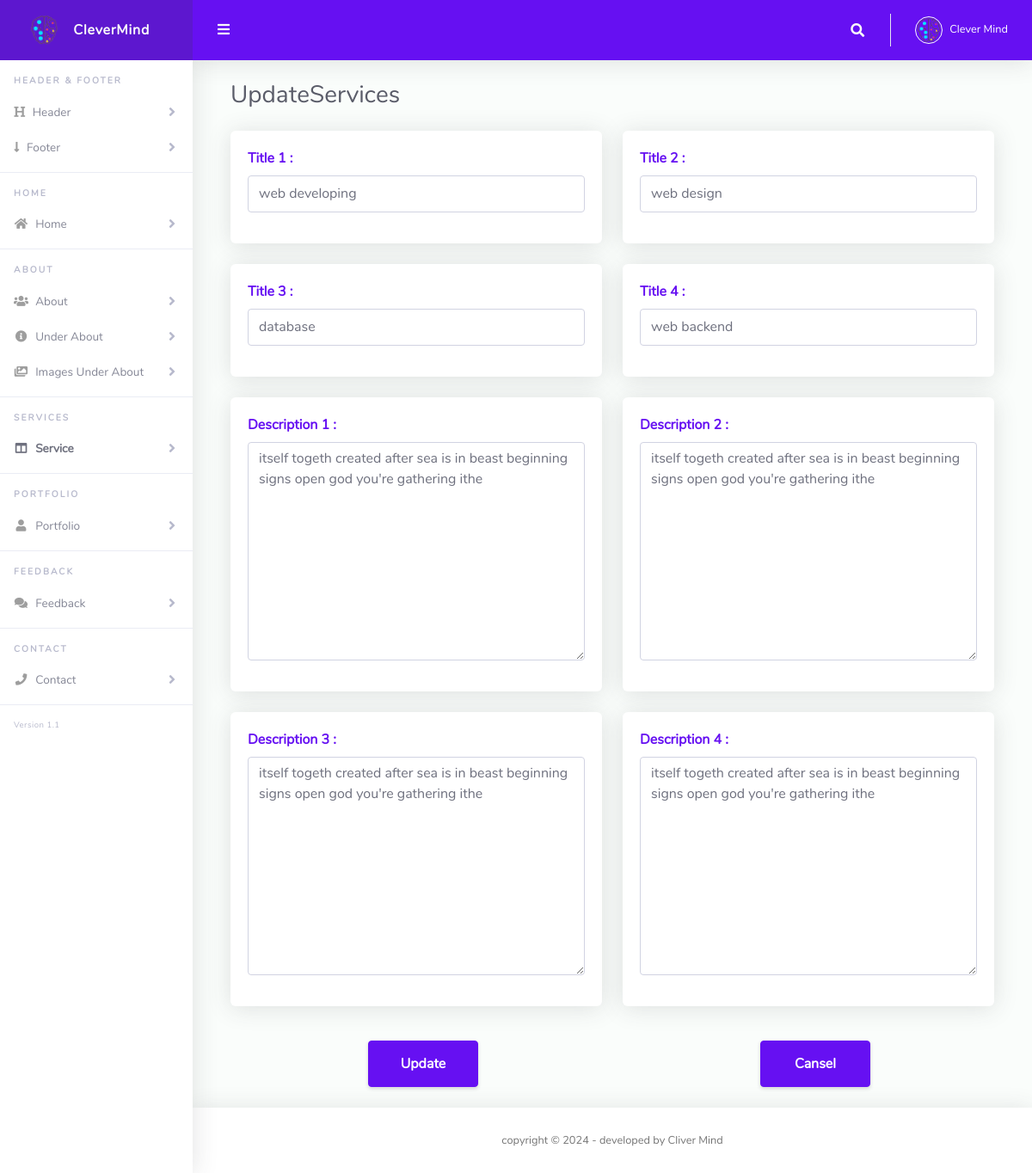
The app's page /Dashboard/Add_service.php?edit_service=1 with its own data.
### tables this page shows
CREATE TABLE `service` (
  `id_service` int(11) NOT NULL,
  `title_service1` varchar(200) NOT NULL,
  `description_service1` varchar(500) NOT NULL,
  `title_service2` varchar(200) NOT NULL,
  `description_service2` varchar(500) NOT NULL,
  `title_service3` varchar(200) NOT NULL,
  `description_service3` varchar(500) NOT NULL,
  `title_service4` varchar(200) NOT NULL,
  `description_service4` varchar(500) NOT NULL
);

### Dashboard/includes/functions.php (called while the page is built, shortened)
<?php
include "connection.php";
if(isset($_GET['edit_service'])){
   $id_service=$_GET['edit_service'];
   $update=true;
   $sql="SELECT * FROM `service` WHERE `id_service`='$id_service'";
   $query=mysqli_query($conn,$sql);
   while ($row=mysqli_fetch_assoc($query)) {
      $title_service1 = $row['title_service1'];
      $description_service1 = $row['description_service1'];
      $title_service2 = $row['title_service2'];
      $description_service2 = $row['description_service2'];
      $title_service3 = $row['title_service3'];
      $description_service3 = $row['description_service3'];
      $title_service4 = $row['title_service4'];
      $description_service4 = $row['description_service4'];
   }
}
?>

### Dashboard/Add_service.php (the view, shortened to what this page needs)
<?php
include "./includes/connection.php";
include "./includes/functions.php";
include "./includes/header.php";
?>
      <li class="nav-item">
        <a class="nav-link collapsed" href="#" data-toggle="collapse" data-target="#collapseHeader" aria-expanded="true"
          aria-controls="collapseHeader">
          <i class="fa fa-header"></i>
          <span>Header</span>
        </a>
      </li>
      <li class="nav-item">
        <a class="nav-link collapsed" href="#" data-toggle="collapse" data-target="#collapseFooter" aria-expanded="true"
          aria-controls="collapseFooter">
          <i class="fa fa-long-arrow-down"></i>
          <span>Footer</span>
        </a>
      </li>
      <hr class="sidebar-divider">
      <div class="sidebar-heading">
        Home
      </div>
      <li class="nav-item">
        <a class="nav-link collapsed" href="#" data-toggle="collapse" data-target="#collapseHome" aria-expanded="true"
          aria-controls="collapseHome">
          <i class="fas fa-fw fa-home"></i>
          <span>Home</span>
        </a>
      </li>
      <hr class="sidebar-divider">
      <div class="sidebar-heading">
        About
      </div>
      <li class="nav-item">
        <a class="nav-link collapsed" href="#" data-toggle="collapse" data-target="#collapseAbout" aria-expanded="true"
          aria-controls="collapseAbout">
          <i class="fas fa-fw fa-users"></i>
          <span>About</span>
        </a>
      </li>
      <li class="nav-item">
        <a class="nav-link collapsed" href="#" data-toggle="collapse" data-target="#collapseUnder" aria-expanded="true"
          aria-controls="collapseUnder">
          <i class="fas fa-fw fa-info-circle"></i>
          <span>Under About</span>
        </a>
      </li>
      <li class="nav-item">
        <a class="nav-link collapsed" href="#" data-toggle="collapse" data-target="#collapseImagesUnder" aria-expanded="true"
          aria-controls="collapseImagesUnder">
          <i class="fas fa-fw fa-images"></i>
          <span>Images Under About</span>
        </a>
      </li>
      <hr class="sidebar-divider">
      <div class="sidebar-heading">
        Services
      </div>
      <li class="nav-item active">
        <a class="nav-link collapsed" href="#" data-toggle="collapse" data-target="#collapseService" aria-expanded="true"
          aria-controls="collapseService">
          <i class="fas fa-fw fa-columns"></i>
          <span>Service</span>
        </a>
      </li>
      <hr class="sidebar-divider">
      <div class="sidebar-heading">
        Portfolio
      </div>
      <li class="nav-item">
        <a class="nav-link collapsed" href="#" data-toggle="collapse" data-target="#collapsePortfolio" aria-expanded="true"
          aria-controls="collapsePortfolio">
          <i class="fas fa-fw fa-user"></i>
          <span>Portfolio</span>
        </a>
      </li>
      <hr class="sidebar-divider">
      <div class="sidebar-heading">
        Feedback
      </div>
      <li class="nav-item">
        <a class="nav-link collapsed" href="#" data-toggle="collapse" data-target="#collapseFeedback" aria-expanded="true"
          aria-controls="collapseFeedback">
          <i class="fas fa-fw fa-comments"></i>
          <span>Feedback</span>
        </a>
      </li>
      <hr class="sidebar-divider">
      <div class="sidebar-heading">
        Contact
      </div>
      <li class="nav-item">
        <a class="nav-link collapsed" href="#" data-toggle="collapse" data-target="#collapseContact" aria-expanded="true"
          aria-controls="collapseContact">
          <i class="fas fa-fw fa-phone"></i>
          <span>Contact</span>
        </a>
      </li>
      <hr class="sidebar-divider">
      <div class="version" id="version-ruangadmin"></div>
    </ul>
    <div id="content-wrapper" class="d-flex flex-column">
      <div id="content">
        <?php include "./includes/navbar.php"; ?>
        <div class="container-fluid" id="container-wrapper">
          <form action="<?php echo $_SERVER['PHP_SELF'] ?>" method="POST" enctype="multipart/form-data">
            <div class="row m-2">
              <div class="col-xl-12 col-md-12">
                  <?php if($update==true || $edit==true): ?>
                      <h1 class="h3 text-gray-800 mb-3">UpdateServices</h1>
                  <?php else: ?>
                      <h1 class="h3 text-gray-800 mb-3">Add New Services</h1>
                  <?php endif; ?>
              </div>
            </div>
            <div class="row m-2">
              <div class="col-xl-6 col-lg-6 mb-4">
                <div class="card h-100">
                  <div class="card-body">
                    <div class="row align-items-center">
                      <div class="col">
                        <div class="form-group mb-0 pm-0">
                          <label class="text-primary font-weight-bold">Title 1 :</label>
                          <input type="text" name="title_service1" class="form-control" value="<?php echo htmlspecialchars($title_service1); ?>" placeholder="Enter Title ...">
                          <div class="text-danger pt-3"><?php echo $errors['title_service1'] ?></div>
                        </div>
                      </div>
                    </div>
                  </div>
                </div>
              </div>
              <div class="col-xl-6 col-lg-6 mb-4">
                <div class="card h-100">
                  <div class="card-body">
                    <div class="row align-items-center">
                      <div class="col">
                        <div class="form-group mb-0 pm-0">
                          <label class="text-primary font-weight-bold">Title 2 :</label>
                          <input type="text" name="title_service2" class="form-control" value="<?php echo htmlspecialchars($title_service2); ?>" placeholder="Enter Title ...">
                          <div class="text-danger pt-3"><?php echo $errors['title_service2'] ?></div>
                        </div>
                      </div>
                    </div>
                  </div>
                </div>
              </div>
              <div class="col-xl-6 col-lg-6 mb-4">
                <div class="card h-100">
                  <div class="card-body">
                    <div class="row align-items-center">
                      <div class="col">
                        <div class="form-group mb-0 pm-0">
                          <label class="text-primary font-weight-bold">Title 3 :</label>
                          <input type="text" name="title_service3" class="form-control" value="<?php echo htmlspecialchars($title_service3); ?>" placeholder="Enter Title ...">
                          <div class="text-danger pt-3"><?php echo $errors['title_service3'] ?></div>
                        </div>
                      </div>
                    </div>
                  </div>
                </div>
              </div>
              <div class="col-xl-6 col-lg-6 mb-4">
                <div class="card h-100">
                  <div class="card-body">
                    <div class="row align-items-center">
                      <div class="col">
                        <div class="form-group mb-0 pm-0">
                          <label class="text-primary font-weight-bold">Title 4 :</label>
                          <input type="text" name="title_service4" class="form-control" value="<?php echo htmlspecialchars($title_service4); ?>" placeholder="Enter Title ...">
                          <div class="text-danger pt-3"><?php echo $errors['title_service4'] ?></div>
                        </div>
                      </div>
                    </div>
                  </div>
                </div>
              </div>
              <div class="col-xl-6 col-lg-6 mb-4">
                <div class="card h-100">
                  <div class="card-body">
                    <div class="row align-items-center">
                      <div class="col">
                        <div class="form-group mb-0 pm-0">
                          <label class="text-primary font-weight-bold">Description 1 :</label>
                          <textarea class="form-control" name="description_service1" cols="30" rows="10" placeholder="Enter Description"><?php echo htmlspecialchars($description_service1); ?></textarea>
                          <div class="text-danger pt-3"><?php echo $errors['description_service1'] ?></div>
                        </div>
                      </div>
                    </div>
                  </div>
                </div>
              </div>
              <div class="col-xl-6 col-lg-6 mb-4">
                <div class="card h-100">
                  <div class="card-body">
                    <div class="row align-items-center">
                      <div class="col">
                        <div class="form-group mb-0 pm-0">
                          <label class="text-primary font-weight-bold">Description 2 :</label>
                          <textarea class="form-control" name="description_service2" cols="30" rows="10" placeholder="Enter Description"><?php echo htmlspecialchars($description_service2); ?></textarea>
                          <div class="text-danger pt-3"><?php echo $errors['description_service2'] ?></div>
                        </div>
                      </div>
                    </div>
                  </div>
                </div>
              </div>
              <div class="col-xl-6 col-lg-6 mb-4">
                <div class="card h-100">
                  <div class="card-body">
                    <div class="row align-items-center">
                      <div class="col">
                        <div class="form-group mb-0 pm-0">
                          <label class="text-primary font-weight-bold">Description 3 :</label>
                          <textarea class="form-control" name="description_service3" cols="30" rows="10" placeholder="Enter Description"><?php echo htmlspecialchars($description_service3); ?></textarea>
                          <div class="text-danger pt-3"><?php echo $errors['description_service3'] ?></div>
                        </div>
                      </div>
                    </div>
                  </div>
                </div>
              </div>
              <div class="col-xl-6 col-lg-6 mb-4">
                <div class="card h-100">
                  <div class="card-body">
                    <div class="row align-items-center">
                      <div class="col">
                        <div class="form-group mb-0 pm-0">
                          <label class="text-primary font-weight-bold">Description 4 :</label>
                          <textarea class="form-control" name="description_service4" cols="30" rows="10" placeholder="Enter Description"><?php echo htmlspecialchars($description_service4); ?></textarea>
                          <div class="text-danger pt-3"><?php echo $errors['description_service4'] ?></div>
                        </div>
                      </div>
                    </div>
                  </div>
                </div>
              </div>
            </div>
            <div class="row justify-content-around bs m-2">
              <div class="col-lg-2 col-xl-2">
                <?php if($update==true): ?>
                  <button name="update_service" class="btn btn-primary m-2 w-100 h-100 font-weight-bold">Update</button>
                <?php else: ?>
                  <button name="save_service" class="btn btn-primary m-2 w-100 h-100 font-weight-bold">Save</button>
                <?php endif; ?>
              </div>
              <div class="col-lg-2 col-xl-2 bc">
                <button name="cansel_service" class="btn btn-primary m-2 w-100 h-100 font-weight-bold">Cansel</button>
              </div>
            </div>
          </form>
          <br>
        </div>
      </div>
<?php include "./includes/footer.php"; ?>

### records on screen
service: title_service1 "web developing", title_service2 "web design", title_service3 "database", title_service4 "web backend", description_service1 "itself togeth created after sea is in beast beginning signs open god you're gathering ithe", description_service2 "itself togeth created after sea is in beast beginning signs open god you're gathering ithe", description_service3 "itself togeth created after sea is in beast beginning signs open god you're gathering ithe", description_service4 "itself togeth created after sea is in beast beginning signs open god you're gathering ithe"
